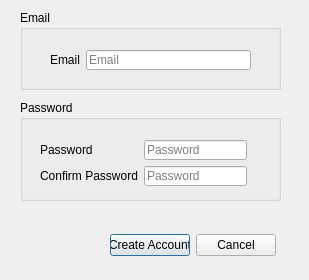
<?xml version="1.0" encoding="UTF-8"?>
<ui version="4.0">
 <class>CreateAccount</class>
 <widget class="QDialog" name="CreateAccount">
  <property name="geometry">
   <rect>
    <x>0</x>
    <y>0</y>
    <width>309</width>
    <height>280</height>
   </rect>
  </property>
  <property name="windowTitle">
   <string>Create Account</string>
  </property>
  <widget class="QGroupBox" name="groupBox">
   <property name="geometry">
    <rect>
     <x>20</x>
     <y>10</y>
     <width>261</width>
     <height>80</height>
    </rect>
   </property>
   <property name="title">
    <string>Email</string>
   </property>
   <widget class="QWidget" name="">
    <property name="geometry">
     <rect>
      <x>20</x>
      <y>30</y>
      <width>221</width>
      <height>40</height>
     </rect>
    </property>
    <layout class="QGridLayout" name="gridLayout_2">
     <property name="leftMargin">
      <number>10</number>
     </property>
     <property name="topMargin">
      <number>10</number>
     </property>
     <property name="rightMargin">
      <number>10</number>
     </property>
     <property name="bottomMargin">
      <number>10</number>
     </property>
     <item row="0" column="0">
      <widget class="QLabel" name="emailLabel">
       <property name="text">
        <string>Email</string>
       </property>
       <property name="buddy">
        <cstring>email</cstring>
       </property>
      </widget>
     </item>
     <item row="0" column="1">
      <widget class="QLineEdit" name="email">
       <property name="placeholderText">
        <string>Email</string>
       </property>
      </widget>
     </item>
    </layout>
   </widget>
   <zorder></zorder>
   <zorder>email</zorder>
  </widget>
  <widget class="QGroupBox" name="groupBox_2">
   <property name="geometry">
    <rect>
     <x>20</x>
     <y>100</y>
     <width>261</width>
     <height>101</height>
    </rect>
   </property>
   <property name="title">
    <string>Password</string>
   </property>
   <widget class="QWidget" name="">
    <property name="geometry">
     <rect>
      <x>10</x>
      <y>30</y>
      <width>227</width>
      <height>66</height>
     </rect>
    </property>
    <layout class="QGridLayout" name="gridLayout">
     <property name="leftMargin">
      <number>10</number>
     </property>
     <property name="topMargin">
      <number>10</number>
     </property>
     <property name="rightMargin">
      <number>10</number>
     </property>
     <property name="bottomMargin">
      <number>10</number>
     </property>
     <item row="0" column="0">
      <widget class="QLabel" name="passwordLabel">
       <property name="text">
        <string>Password</string>
       </property>
       <property name="buddy">
        <cstring>password</cstring>
       </property>
      </widget>
     </item>
     <item row="0" column="1">
      <widget class="QLineEdit" name="password">
       <property name="echoMode">
        <enum>QLineEdit::Password</enum>
       </property>
       <property name="placeholderText">
        <string>Password</string>
       </property>
      </widget>
     </item>
     <item row="1" column="0">
      <widget class="QLabel" name="confPassLabel">
       <property name="text">
        <string>Confirm Password</string>
       </property>
       <property name="buddy">
        <cstring>confirmPassword</cstring>
       </property>
      </widget>
     </item>
     <item row="1" column="1">
      <widget class="QLineEdit" name="confirmPassword">
       <property name="echoMode">
        <enum>QLineEdit::Password</enum>
       </property>
       <property name="placeholderText">
        <string>Password</string>
       </property>
      </widget>
     </item>
    </layout>
   </widget>
   <zorder></zorder>
   <zorder></zorder>
  </widget>
  <widget class="QWidget" name="">
   <property name="geometry">
    <rect>
     <x>110</x>
     <y>230</y>
     <width>166</width>
     <height>31</height>
    </rect>
   </property>
   <layout class="QHBoxLayout" name="horizontalLayout">
    <item>
     <widget class="QPushButton" name="createButton">
      <property name="text">
       <string>Create Account</string>
      </property>
     </widget>
    </item>
    <item>
     <widget class="QPushButton" name="cancelButton">
      <property name="text">
       <string>Cancel</string>
      </property>
     </widget>
    </item>
   </layout>
  </widget>
 </widget>
 <resources/>
 <connections/>
</ui>
